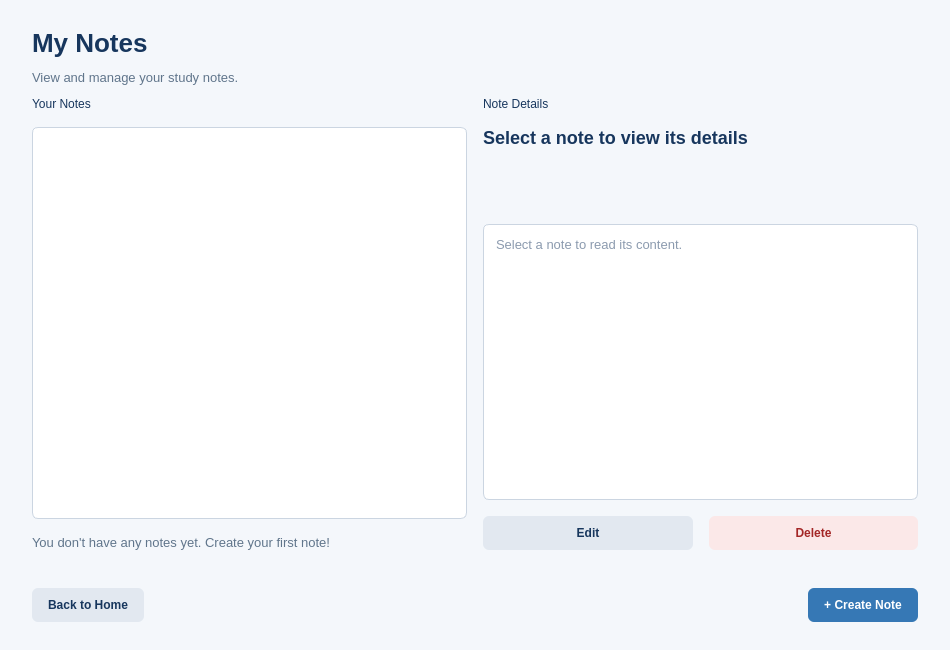
<?xml version="1.0" encoding="UTF-8"?>
<ui version="4.0">
 <class>MyNotesPage</class>
 <widget class="QWidget" name="MyNotesPage">
  <property name="geometry">
   <rect>
    <x>0</x>
    <y>0</y>
    <width>950</width>
    <height>650</height>
   </rect>
  </property>
  <property name="windowTitle">
   <string>StudyNotes - My Notes</string>
  </property>
  <property name="styleSheet">
   <string notr="true">QWidget#MyNotesPage { background-color: #f4f7fb; color: #17365d; }
QLabel { color: #17365d; }
QLabel#headingLabel { font-size: 26px; font-weight: bold; }
QLabel#subtitleLabel { color: #60758b; font-size: 13px; }
QLabel#noteTitleValue { font-size: 18px; font-weight: bold; }
QLabel#emptyLabel { color: #60758b; font-size: 13px; }
QLabel#statusLabel { color: #c0392b; }
QListWidget, QTextEdit { background: white; color: #17365d; border: 1px solid #cbd5e1; border-radius: 6px; padding: 8px; font-size: 13px; selection-background-color: #dbeafe; selection-color: #17365d; }
QPushButton { background-color: #e2e8f0; color: #17365d; border: none; border-radius: 6px; padding: 10px 16px; font-weight: bold; }
QPushButton:hover { background-color: #cbd5e1; }
QPushButton:disabled { background-color: #edf0f4; color: #8997a8; }
QPushButton#createNoteButton { background-color: #3678b5; color: white; }
QPushButton#createNoteButton:hover { background-color: #285e91; }
QPushButton#deleteButton:enabled { background-color: #fbe8e8; color: #a32626; }
QPushButton#deleteButton:hover {
    background-color: #f5caca;
    color: #a32626;
}</string>
  </property>
  <layout class="QVBoxLayout" name="mainLayout">
   <property name="spacing">
    <number>12</number>
   </property>
   <property name="leftMargin">
    <number>32</number>
   </property>
   <property name="topMargin">
    <number>28</number>
   </property>
   <property name="rightMargin">
    <number>32</number>
   </property>
   <property name="bottomMargin">
    <number>28</number>
   </property>
   <item>
    <widget class="QLabel" name="headingLabel">
     <property name="text">
      <string>My Notes</string>
     </property>
    </widget>
   </item>
   <item>
    <widget class="QLabel" name="subtitleLabel">
     <property name="text">
      <string>View and manage your study notes.</string>
     </property>
    </widget>
   </item>
   <item>
    <layout class="QHBoxLayout" name="notesLayout">
     <property name="spacing">
      <number>16</number>
     </property>
     <item>
      <layout class="QVBoxLayout" name="listLayout">
       <item>
        <widget class="QLabel" name="listHeadingLabel">
         <property name="text">
          <string>Your Notes</string>
         </property>
        </widget>
       </item>
       <item>
        <widget class="QListWidget" name="notesListWidget">
         <property name="minimumSize">
          <size>
           <width>270</width>
           <height>350</height>
          </size>
         </property>
        </widget>
       </item>
       <item>
        <widget class="QLabel" name="emptyLabel">
         <property name="text">
          <string>You don't have any notes yet. Create your first note!</string>
         </property>
         <property name="wordWrap">
          <bool>true</bool>
         </property>
        </widget>
       </item>
      </layout>
     </item>
     <item>
      <layout class="QVBoxLayout" name="detailsLayout">
       <item>
        <widget class="QLabel" name="detailsHeadingLabel">
         <property name="text">
          <string>Note Details</string>
         </property>
        </widget>
       </item>
       <item>
        <widget class="QLabel" name="noteTitleValue">
         <property name="text">
          <string>Select a note to view its details</string>
         </property>
         <property name="wordWrap">
          <bool>true</bool>
         </property>
        </widget>
       </item>
       <item>
        <widget class="QLabel" name="categoryValue">
         <property name="text">
          <string/>
         </property>
        </widget>
       </item>
       <item>
        <widget class="QLabel" name="visibilityValue">
         <property name="text">
          <string/>
         </property>
        </widget>
       </item>
       <item>
        <widget class="QTextEdit" name="contentTextEdit">
         <property name="readOnly">
          <bool>true</bool>
         </property>
         <property name="placeholderText">
          <string>Select a note to read its content.</string>
         </property>
        </widget>
       </item>
       <item>
        <layout class="QHBoxLayout" name="actionsLayout">
         <item>
          <widget class="QPushButton" name="editButton">
           <property name="text">
            <string>Edit</string>
           </property>
          </widget>
         </item>
         <item>
          <widget class="QPushButton" name="deleteButton">
           <property name="text">
            <string>Delete</string>
           </property>
          </widget>
         </item>
        </layout>
       </item>
      </layout>
     </item>
    </layout>
   </item>
   <item>
    <widget class="QLabel" name="statusLabel">
     <property name="text">
      <string/>
     </property>
     <property name="wordWrap">
      <bool>true</bool>
     </property>
    </widget>
   </item>
   <item>
    <layout class="QHBoxLayout" name="bottomButtonsLayout">
     <item>
      <widget class="QPushButton" name="backButton">
       <property name="text">
        <string>Back to Home</string>
       </property>
      </widget>
     </item>
     <item>
      <spacer name="buttonSpacer">
       <property name="orientation">
        <enum>Qt::Orientation::Horizontal</enum>
       </property>
       <property name="sizeHint" stdset="0">
        <size>
         <width>40</width>
         <height>20</height>
        </size>
       </property>
      </spacer>
     </item>
     <item>
      <widget class="QPushButton" name="createNoteButton">
       <property name="text">
        <string>+ Create Note</string>
       </property>
      </widget>
     </item>
    </layout>
   </item>
  </layout>
 </widget>
 <resources/>
 <connections/>
</ui>
